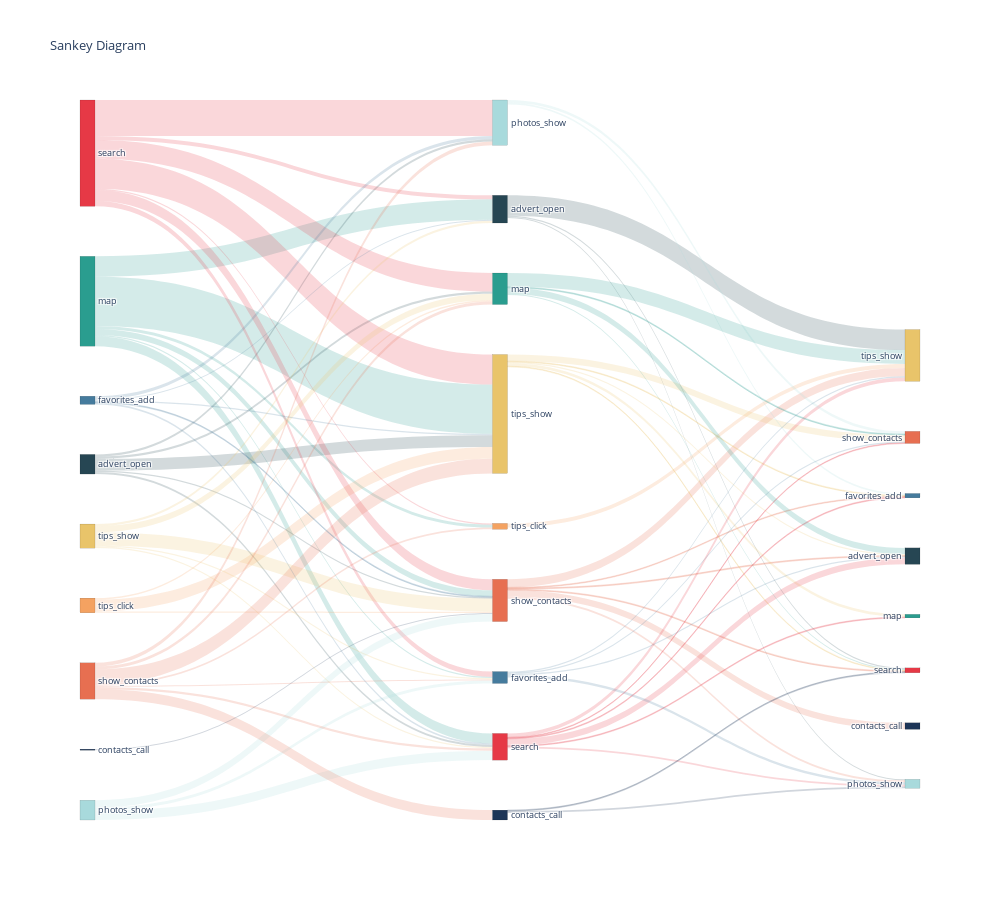

The notebook cell saved with this chart:
### Code cell
senkey_diagram.show()

### Figure 1 — Plotly figure (JSON) as saved in the notebook; plotly's stock layout.template omitted (floating-point values rounded to 4 significant figures)
{"data": [{"domain": {"x": [0, 1], "y": [0, 1]}, "link": {"color": ["rgba(42, 157, 143, 0.2)", "rgba(42, 157, 143, 0.2)", "rgba(42, 157, 143, 0.2)", "rgba(42, 157, 143, 0.2)", "rgba(42, 157, 143, 0.2)", "rgba(42, 157, 143, 0.2)", "rgba(38, 70, 83, 0.2)", "rgba(38, 70, 83, 0.2)", "rgba(38, 70, 83, 0.2)", "rgba(38, 70, 83, 0.2)", "rgba(38, 70, 83, 0.2)", "rgba(244, 162, 97, 0.2)", "rgba(244, 162, 97, 0.2)", "rgba(244, 162, 97, 0.2)", "rgba(230, 57, 70, 0.2)", "rgba(230, 57, 70, 0.2)", "rgba(230, 57, 70, 0.2)", "rgba(230, 57, 70, 0.2)", "rgba(230, 57, 70, 0.2)", "rgba(230, 57, 70, 0.2)", "rgba(230, 57, 70, 0.2)", "rgba(233, 196, 106, 0.2)", "rgba(233, 196, 106, 0.2)", "rgba(233, 196, 106, 0.2)", "rgba(233, 196, 106, 0.2)", "rgba(233, 196, 106, 0.2)", "rgba(168, 218, 220, 0.2)", "rgba(168, 218, 220, 0.2)", "rgba(168, 218, 220, 0.2)", "rgba(231, 111, 81, 0.2)", "rgba(231, 111, 81, 0.2)", "rgba(231, 111, 81, 0.2)", "rgba(231, 111, 81, 0.2)", "rgba(231, 111, 81, 0.2)", "rgba(231, 111, 81, 0.2)", "rgba(231, 111, 81, 0.2)", "rgba(29, 53, 87, 0.2)", "rgba(69, 123, 157, 0.2)", "rgba(69, 123, 157, 0.2)", "rgba(69, 123, 157, 0.2)", "rgba(69, 123, 157, 0.2)", "rgba(69, 123, 157, 0.2)", "rgba(38, 70, 83, 0.2)", "rgba(38, 70, 83, 0.2)", "rgba(38, 70, 83, 0.2)", "rgba(244, 162, 97, 0.2)", "rgba(231, 111, 81, 0.2)", "rgba(231, 111, 81, 0.2)", "rgba(231, 111, 81, 0.2)", "rgba(231, 111, 81, 0.2)", "rgba(231, 111, 81, 0.2)", "rgba(231, 111, 81, 0.2)", "rgba(233, 196, 106, 0.2)", "rgba(233, 196, 106, 0.2)", "rgba(233, 196, 106, 0.2)", "rgba(233, 196, 106, 0.2)", "rgba(233, 196, 106, 0.2)", "rgba(230, 57, 70, 0.2)", "rgba(230, 57, 70, 0.2)", "rgba(230, 57, 70, 0.2)", "rgba(230, 57, 70, 0.2)", "rgba(230, 57, 70, 0.2)", "rgba(230, 57, 70, 0.2)", "rgba(168, 218, 220, 0.2)", "rgba(168, 218, 220, 0.2)", "rgba(42, 157, 143, 0.2)", "rgba(42, 157, 143, 0.2)", "rgba(42, 157, 143, 0.2)", "rgba(42, 157, 143, 0.2)", "rgba(69, 123, 157, 0.2)", "rgba(69, 123, 157, 0.2)", "rgba(69, 123, 157, 0.2)", "rgba(69, 123, 157, 0.2)", "rgba(29, 53, 87, 0.2)", "rgba(29, 53, 87, 0.2)"], "label": ["22.7%", "3.2%", "6.8%", "54.9%", "11.1%", "1.4%", "6.9%", "60.1%", "9.8%", "11.8%", "11.4%", "9.1%", "79.6%", "11.3%", "3.8%", "1.3%", "10.3%", "28.2%", "33.9%", "17.5%", "5.0%", "9.3%", "54.1%", "5.6%", "25.3%", "5.6%", "37.7%", "48.1%", "14.3%", "4.6%", "40.1%", "6.5%", "10.4%", "8.0%", "3.2%", "27.2%", "100.0%", "12.5%", "11.7%", "17.2%", "19.5%", "39.1%", "90.4%", "4.5%", "5.1%", "100.0%", "41.7%", "5.0%", "10.3%", "4.3%", "33.8%", "5.0%", "53.1%", "12.0%", "6.8%", "6.2%", "21.9%", "26.1%", "5.2%", "45.2%", "11.3%", "6.1%", "6.1%", "59.7%", "40.3%", "62.9%", "4.4%", "28.1%", "4.7%", "21.3%", "18.1%", "19.1%", "41.5%", "65.1%", "34.9%"], "source": [0, 0, 0, 0, 0, 0, 1, 1, 1, 1, 1, 2, 2, 2, 3, 3, 3, 3, 3, 3, 3, 4, 4, 4, 4, 4, 5, 5, 5, 6, 6, 6, 6, 6, 6, 6, 7, 8, 8, 8, 8, 8, 9, 9, 9, 10, 11, 11, 11, 11, 11, 11, 12, 12, 12, 12, 12, 13, 13, 13, 13, 13, 13, 14, 14, 15, 15, 15, 15, 16, 16, 16, 16, 17, 17], "target": [9, 10, 11, 12, 13, 16, 11, 12, 13, 14, 15, 11, 12, 15, 9, 10, 11, 12, 14, 15, 16, 9, 11, 13, 15, 16, 11, 13, 16, 10, 12, 13, 14, 15, 16, 17, 11, 9, 11, 12, 13, 14, 18, 22, 25, 18, 18, 20, 22, 23, 24, 25, 19, 20, 23, 25, 26, 18, 19, 20, 22, 23, 26, 19, 23, 18, 19, 20, 25, 18, 19, 20, 22, 22, 25], "value": [318, 45, 95, 769, 155, 19, 21, 184, 30, 36, 35, 21, 183, 26, 63, 21, 171, 468, 561, 290, 83, 35, 203, 21, 95, 21, 116, 148, 44, 26, 227, 37, 59, 45, 18, 154, 17, 16, 15, 22, 25, 50, 320, 16, 18, 66, 126, 15, 31, 13, 102, 15, 102, 23, 13, 12, 42, 60, 12, 104, 26, 14, 14, 43, 29, 215, 15, 96, 16, 20, 17, 18, 39, 28, 15]}, "node": {"color": ["rgba(42, 157, 143, 1)", "rgba(38, 70, 83, 1)", "rgba(244, 162, 97, 1)", "rgba(230, 57, 70, 1)", "rgba(233, 196, 106, 1)", "rgba(168, 218, 220, 1)", "rgba(231, 111, 81, 1)", "rgba(29, 53, 87, 1)", "rgba(69, 123, 157, 1)", "rgba(38, 70, 83, 1)", "rgba(244, 162, 97, 1)", "rgba(231, 111, 81, 1)", "rgba(233, 196, 106, 1)", "rgba(230, 57, 70, 1)", "rgba(168, 218, 220, 1)", "rgba(42, 157, 143, 1)", "rgba(69, 123, 157, 1)", "rgba(29, 53, 87, 1)", "rgba(233, 196, 106, 1)", "rgba(231, 111, 81, 1)", "rgba(38, 70, 83, 1)", "rgba(244, 162, 97, 1)", "rgba(168, 218, 220, 1)", "rgba(69, 123, 157, 1)", "rgba(29, 53, 87, 1)", "rgba(230, 57, 70, 1)", "rgba(42, 157, 143, 1)"], "label": ["map", "advert_open", "tips_click", "search", "tips_show", "photos_show", "show_contacts", "contacts_call", "favorites_add", "advert_open", "tips_click", "show_contacts", "tips_show", "search", "photos_show", "map", "favorites_add", "contacts_call", "tips_show", "show_contacts", "advert_open", "tips_click", "photos_show", "favorites_add", "contacts_call", "search", "map"], "line": {"color": "black", "width": 0.1}, "pad": 50, "thickness": 15}, "orientation": "h", "type": "sankey", "valueformat": ".0f"}], "layout": {"font": {"size": 9}, "height": 900, "title": {"text": "Sankey Diagram"}, "width": 1000}}
